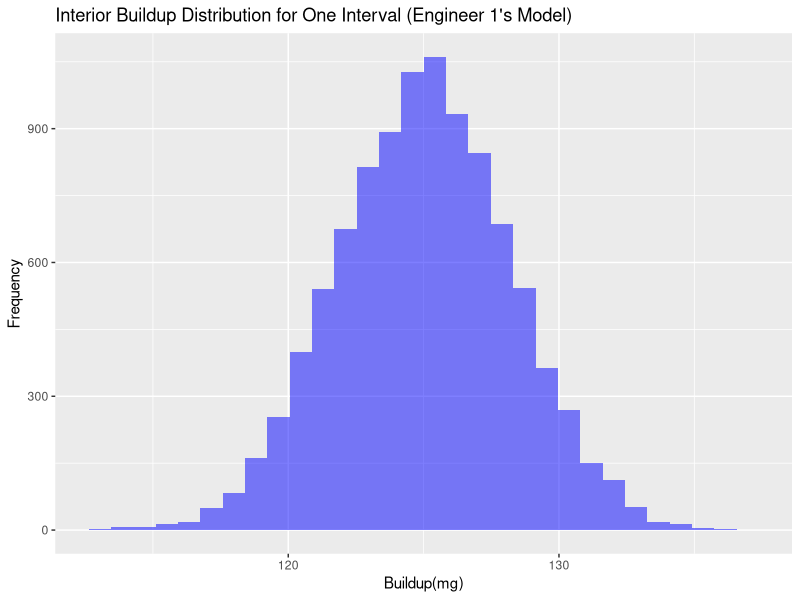
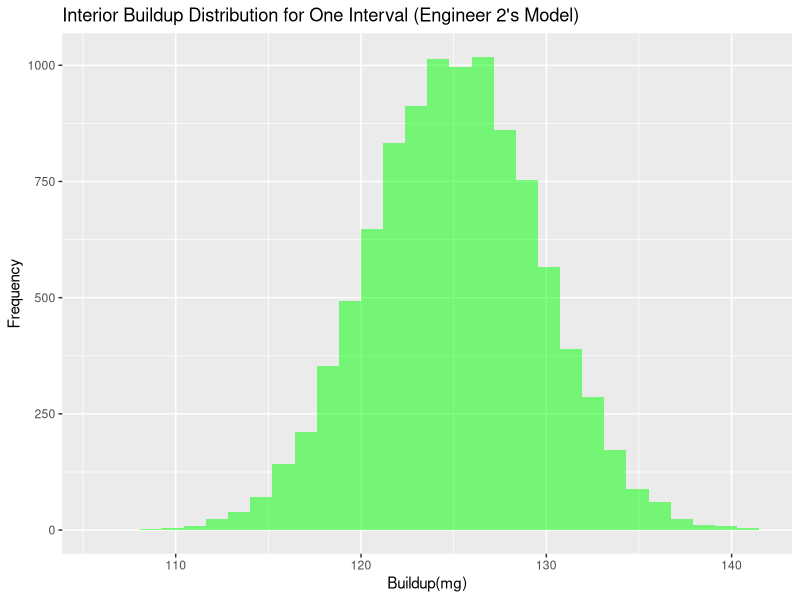
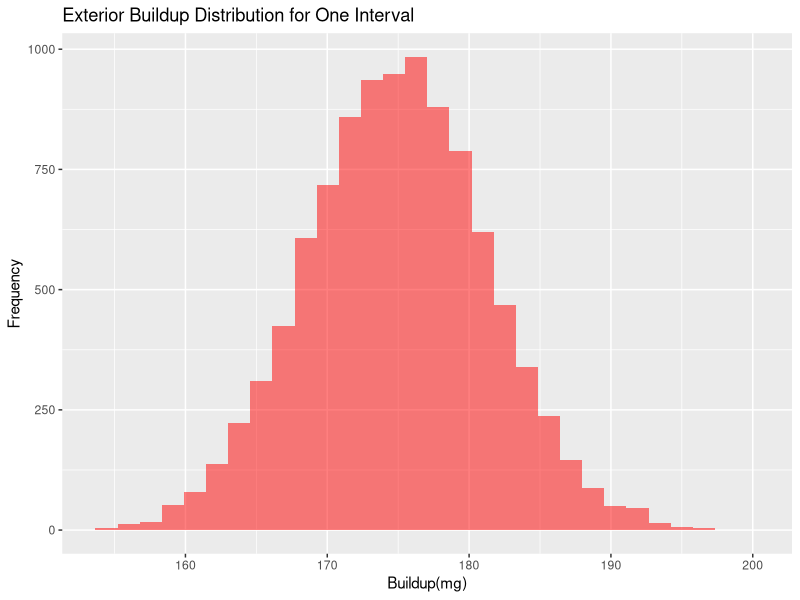
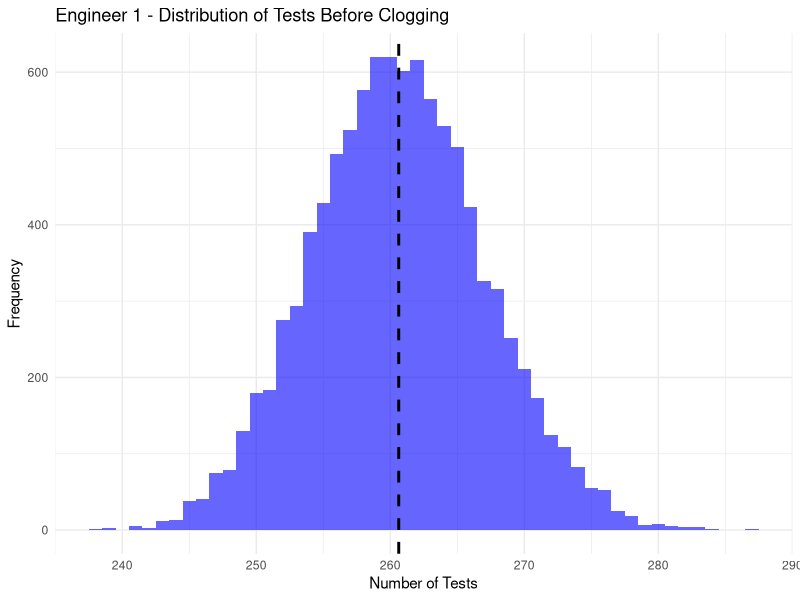
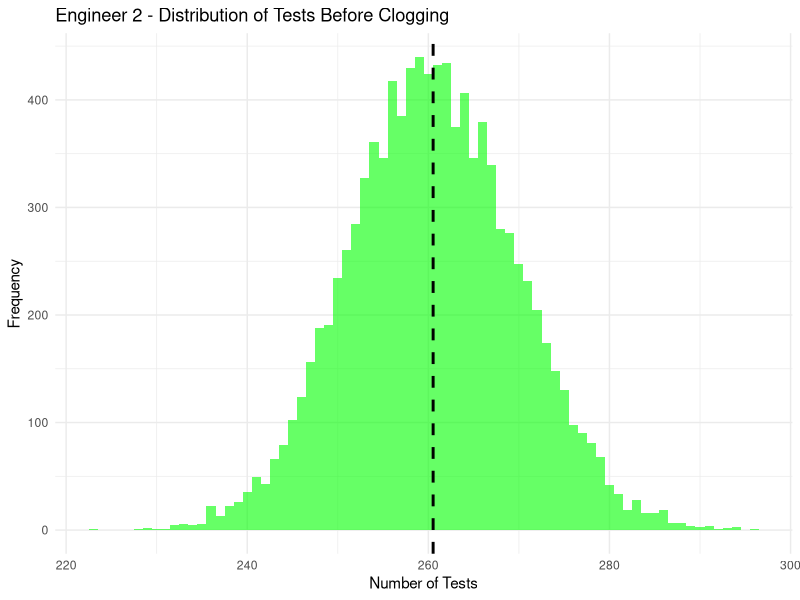
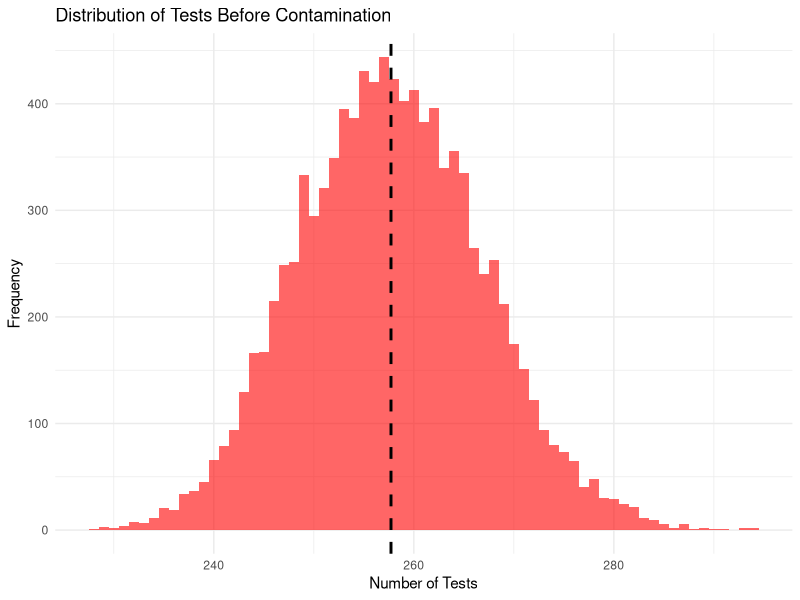

Source code (R) for these figures, in order: (Note: a time limit stopped this script after it produced the figures.)


## Question 1 part a
set.seed(250)  # seed for reproducibility

# information from question
n_samples <- 250
n_intervals <- 50
mean_interior_1 <- 0.5
sd_interior_1 <- 0.2
min_interior_2 <- 0
max_interior_2 <- 1
clog_limit <- 130
n_simulations <- 10000

# Function to simulate one interval of internal buildup
simulate_internal_buildup <- function(mean_interior, sd_interior=NULL, uniform=FALSE) {
  if (uniform) {
    return(sum(runif(n_samples, min_interior_2, max_interior_2)))  # Uniform distribution
  } else {
    return(sum(rnorm(n_samples, mean_interior, sd_interior)))  # Normal distribution
  }
}

# Function to simulate clogs for n_intervals
simulate_clogs <- function(mean_interior, sd_interior=NULL, uniform=FALSE) {
  clogs <- sum(replicate(n_intervals, simulate_internal_buildup(mean_interior, sd_interior, uniform) > clog_limit))
  return(clogs)
}

# simulating for both engineer estimations
clogs_1_results <- replicate(n_simulations, simulate_clogs(mean_interior_1, sd_interior_1))
clogs_2_results <- replicate(n_simulations, simulate_clogs(mean_interior_1, uniform=TRUE))

# caluclting the average number of clogs across all simulations
mean_clogs_1 <- mean(clogs_1_results)
mean_clogs_2 <- mean(clogs_2_results)

# the results of both engineers
cat("Engineer 1 Estimation - Average number of clogs across", n_simulations, "simulations:", mean_clogs_1, "\n")
cat("Engineer 2 Estimation - Average number of clogs across", n_simulations, "simulations:", mean_clogs_2, "\n")





############### Question 1 part b
#install.packages("ggplot2")
library(ggplot2)
#  parameters for exterior buildup
mean_external <- 0.7  
sd_external <- 0.4  
# function to simulate one interval of external buildup
simulate_external_buildup <- function(mean_external, sd_external) {
  return(sum(rnorm(n_samples, mean_external, sd_external)))  # Normal distribution
}
# simulating buildup for 1 interval across 10,000 simulations
interior_buildup_simulations_1 <- replicate(n_simulations, simulate_internal_buildup(mean_interior_1, sd_interior_1))

#Simulating buildup for 1 interval across 10,000 simulations
interior_buildup_simulations_2 <- replicate(n_simulations, simulate_internal_buildup(n_samples, min_interior_2, max_interior_2))

#simulating exterior buildup across 10,000 simulations
exterior_buildup_simulations <- replicate(n_simulations, simulate_external_buildup(mean_external, sd_external))

# Interior buildup distribution plot for Engineer 1 model
ggplot() +  ##this is for engineer 1 (not needed just curious)
  geom_histogram(aes(interior_buildup_simulations_1), bins = 30, fill="blue", alpha=0.5) +
  ggtitle("Interior Buildup Distribution for One Interval (Engineer 1's Model)") +
  xlab("Buildup(mg)") + 
  ylab("Frequency")

# Interior buildup distribution plot for Engineer 2 model
ggplot() + 
  geom_histogram(aes(interior_buildup_simulations_2), bins = 30, fill="green", alpha=0.5) +
  ggtitle("Interior Buildup Distribution for One Interval (Engineer 2's Model)") +
  xlab("Buildup(mg)") + 
  ylab("Frequency")

# Exterior  distribution plot
ggplot() + 
  geom_histogram(aes(exterior_buildup_simulations), bins = 30, fill="red", alpha=0.5) +
  ggtitle("Exterior Buildup Distribution for One Interval") +
  xlab("Buildup(mg)") + 
  ylab("Frequency")






############### Question 1 part C
contamination_limit <- 180  # the threshold for external contamination

# Function to simulate contamination
simulate_external_simulation <- function() {
  # Simulate external buildup for 1 simulation
  external_buildup <- rnorm(n_samples, mean_external, sd_external)
  total_external <- sum(external_buildup)
  
  # seeing if the contamination limit is exceeded
  return(total_external > contamination_limit)
}

# Simulating contamination events
contamination_events <- sum(replicate(n_simulations, simulate_external_simulation()))

#the likelihood of contamination
likelihood_contamination <- contamination_events / n_simulations

#the result of the likelihood
cat("Estimated Likelihood of Needle Contamination in a Simulation:", likelihood_contamination, "\n")


# for Engineer 1
# the function to simulate one simulation for Engineer 1 and check for clogging
simulate_clogging_1 <- function() {
  #simulate internal buildup for 1 simulation
  interior_buildup <- rnorm(n_samples, mean_interior_1, sd_interior_1)
  total_interior <- sum(interior_buildup)
  
  #seeif the clogging limit is exceeded
  return(total_interior > clog_limit)
}

# multiple simulations and count clogging events for Engineer 1
clogging_events_1 <- sum(replicate(n_simulations, simulate_clogging_1()))

#the likelihood of clogging for Engineer 1
likelihood_clogging_1 <- clogging_events_1 / n_simulations

# the result for Engineer 1
cat("Estimated Likelihood of Needle Clogging (Engineer 1) in a Simulation:", likelihood_clogging_1, "\n") ##this is for engineer 1 (not needed just curious)


# Parameters for Engineer 2

# the function to simulate one simulation for Engineer 2 and check for clogging
simulate_clogging_2 <- function() {
  #simulate internal buildup for 1 simulation
  interior_buildup <- runif(n_samples, min_interior_2, max_interior_2)
  total_interior <- sum(interior_buildup)
  
  #see if the clogging limit is exceeded
  return(total_interior > clog_limit)
}

#multiple simulations and count clogging events for Engineer 2
clogging_events_2 <- sum(replicate(n_simulations, simulate_clogging_2()))

# the likelihood of clogging for Engineer 2
likelihood_clogging_2 <- clogging_events_2 / n_simulations

# the result for Engineer 2
cat("Estimated Likelihood of Needle Clogging (Engineer 2) in a Simulation:", likelihood_clogging_2, "\n")

##### Question 1 part D

#function to simulate tests before an event
simulate_tests_before_event <- function(n, limit, mean = NULL, sd = NULL, min = NULL, max = NULL, is_uniform = FALSE) {
  total_buildup <- 0
  num_tests <- 0
  while (total_buildup <= limit) {
    #add buildup depending on the distribution type
    if (is_uniform) {
      # if uniform distribution is specified
      buildup <- runif(1, min, max)
    } else {
      # use normal distribution if not uniform
      buildup <- rnorm(1, mean, sd)
    }
    total_buildup <- total_buildup + buildup
    num_tests <- num_tests + 1
  }
  return(num_tests)
}

#simulate the number of tests before clogging for Engineer 1
tests_before_clogging_1 <- replicate(n_simulations, simulate_tests_before_event(n_samples, clog_limit, mean = mean_interior_1, sd = sd_interior_1))

#simulate the number of tests before clogging for Engineer 2
tests_before_clogging_2 <- replicate(n_simulations, simulate_tests_before_event(n_samples, clog_limit, min = min_interior_2, max = max_interior_2, is_uniform = TRUE))

#simulate the number of tests before contamination
tests_before_contamination <- replicate(n_simulations, simulate_tests_before_event(n_samples, contamination_limit, mean = mean_external, sd = sd_external))

# the mean number of tests before clogging for Engineer 1
mean_tests_clogging_1 <- mean(tests_before_clogging_1)

#results for Engineer 1
cat("Engineer 1 - Mean number of tests before clogging:", mean_tests_clogging_1, "\n") #this is for engineer 1 (not needed just curious)

# Calculate the mean number of tests before clogging for Engineer 2
mean_tests_clogging_2 <- mean(tests_before_clogging_2)

#results for Engineer 2
cat("Engineer 2 - Mean number of tests before clogging:", mean_tests_clogging_2, "\n")

# the mean number of tests before contamination
mean_tests_contamination <- mean(tests_before_contamination)

#results for contamination
cat("Contamination - Mean number of tests before event:", mean_tests_contamination, "\n")



 ### data frames for each event
data_clogging_1 <- data.frame(Tests = tests_before_clogging_1, Event = "Clogging (Engineer 1)") #this is for engineer 1 (not needed just curious)
data_clogging_2 <- data.frame(Tests = tests_before_clogging_2, Event = "Clogging (Engineer 2)")
data_contamination <- data.frame(Tests = tests_before_contamination, Event = "Contamination")

#combining data frames
data <- rbind(data_clogging_1, data_clogging_2, data_contamination)


#plots for each event with mean line
p1 <- ggplot(data_clogging_1, aes(x = Tests)) + #this is for engineer 1 (not needed just curious)
  geom_histogram(binwidth = 1, bins=50, position = "identity", alpha = 0.6, fill = "blue") +
  geom_vline(aes(xintercept = mean(Tests)), color = "black", linetype = "dashed", linewidth = 1) +
  labs(title = "Engineer 1 - Distribution of Tests Before Clogging", x = "Number of Tests", y = "Frequency") +
  theme_minimal()

p2 <- ggplot(data_clogging_2, aes(x = Tests)) +
  geom_histogram(binwidth = 1, bins=50, position = "identity", alpha = 0.6, fill = "green") +
  geom_vline(aes(xintercept = mean(Tests)), color = "black", linetype = "dashed", linewidth = 1) +
  labs(title = "Engineer 2 - Distribution of Tests Before Clogging", x = "Number of Tests", y = "Frequency") +
  theme_minimal()

p3 <- ggplot(data_contamination, aes(x = Tests)) +
  geom_histogram(binwidth = 1, bins=50, position = "identity", alpha = 0.6, fill = "red") +
  geom_vline(aes(xintercept = mean(Tests)), color = "black", linetype = "dashed", linewidth = 1) +
  labs(title = "Distribution of Tests Before Contamination", x = "Number of Tests", y = "Frequency") +
  theme_minimal()

#show plots
p1
p2
p3



################################# Question 2

# Parameters
cost_per_contaminated_sample <- 500
cost_per_clogged_needle <- 10000
cost_per_non_tested_sample <- 300
revenue_per_test <- 100



# Function to simulate debris buildup
simulate_debris <- function(tests, mean, sd, distribution = "normal") {
  if (distribution == "normal") {
    return(cumsum(rnorm(tests, mean, sd)))
  } else if (distribution == "uniform") {
    return(cumsum(runif(tests, min_interior_2, max_interior_2)))
  } else {
    stop("Invalid distribution")
  }
}

# Function to calculate profit
calculate_profit <- function(tests, distribution = "normal") {
  exterior_debris <- simulate_debris(tests, mean_external, sd_external)
  interior_debris <- simulate_debris(tests, mean_interior_1, sd_interior_1, distribution)
  revenue <- 0
  cost_contamination <- 0
  cost_clogging <- 0
  cost_non_tested <- 0
  contamination_started <- FALSE
  
  for(i in 1:tests) {
    if(contamination_started) {
      cost_contamination <- cost_contamination + cost_per_contaminated_sample
      #no revenue for contaminated tests
    } else {
      if(exterior_debris[i] > 180) {
        cost_contamination <- cost_contamination + cost_per_contaminated_sample
        contamination_started <- TRUE
        #take away revenue if this test was initially counted as successful
        if (i > 1) {
          revenue <- revenue - revenue_per_test
        }
      } else {
        revenue <- revenue + revenue_per_test
      }
    }
    if(interior_debris[i] > clog_limit) {
      cost_clogging <- cost_per_clogged_needle
      cost_non_tested <- (tests - i) * cost_per_non_tested_sample
      #take away revenue for the clogged test and break
      if (i > 1) {
        revenue <- revenue - revenue_per_test
      }
      break
    }
  }
  total_profit <- revenue - cost_contamination - cost_clogging - cost_non_tested
  return(total_profit)
}




simulate_profits <- function(tests, distribution = "normal") {
  # Simulate profits across multiple simulations and calculate average profit
  profits <- replicate(n_simulations, calculate_profit(tests, distribution))
  return(mean(profits))
}

# Define the range of tests to simulate
test_range <- 1:280  # this range as could see from grapphs wouldnt be after 280

# getting average profits for each number of tests in the range
#average_profits_normal <- sapply(test_range, simulate_profits, distribution = "normal") this is for engineer 1 (no needed just curious)
average_profits_uniform <- sapply(test_range, simulate_profits, distribution = "uniform")

# Finding optimal number of tests and corresponding profits
#optimal_tests_normal <- test_range[which.max(average_profits_normal)]   #this is for engineer 1 (not needed just curious)
#optimal_profit_normal <- max(average_profits_normal)   ##this is for engineer 1 (not needed just curious)
optimal_tests_uniform <- test_range[which.max(average_profits_uniform)]
optimal_profit_uniform <- max(average_profits_uniform)

# Oshowing the the optimal results
optimal_results <- list(
  #optimal_tests_normal = optimal_tests_normal,  ##this is for engineer 1 (no needed just curious)
  #optimal_profit_normal = optimal_profit_normal, ###this is for engineer 1 (no needed just curious)
  optimal_tests_uniform = optimal_tests_uniform, 
  optimal_profit_uniform = optimal_profit_uniform
)

optimal_results
